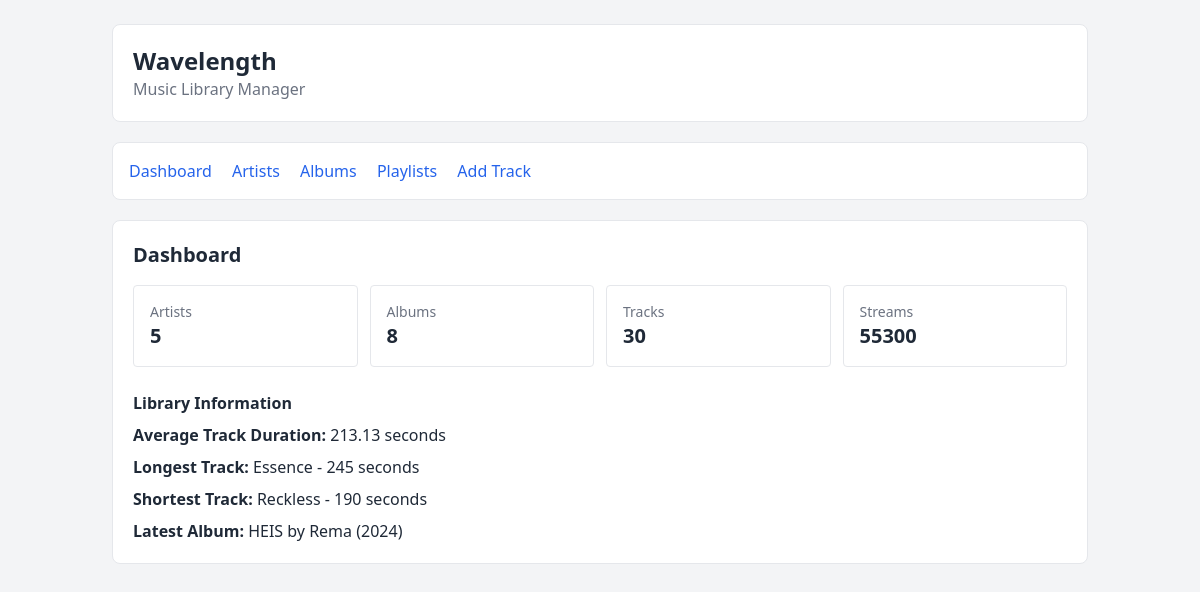
The page / on the database its author committed.
### tables this page shows
CREATE TABLE tracks (
    track_id INT AUTO_INCREMENT PRIMARY KEY,
    album_id INT NOT NULL,
    title VARCHAR(150) NOT NULL,
    duration_seconds INT,
    stream_count INT DEFAULT 0,

    CONSTRAINT fk_tracks_album
        FOREIGN KEY (album_id)
        REFERENCES albums(album_id)
);

CREATE TABLE albums (
    album_id INT AUTO_INCREMENT PRIMARY KEY,
    artist_id INT NOT NULL,
    title VARCHAR(150) NOT NULL,
    release_year YEAR,
    genre VARCHAR(50),

    CONSTRAINT fk_albums_artist
        FOREIGN KEY (artist_id)
        REFERENCES artists(artist_id)
);

CREATE TABLE artists (
    artist_id INT AUTO_INCREMENT PRIMARY KEY,
    name VARCHAR(100) NOT NULL,
    country VARCHAR(50)
);

### index.php (the view, shortened to what this page needs)
<?php
require_once 'db.php';
try {
    $artistCount = $pdo->query(
        "SELECT COUNT(*) FROM artists"
    )->fetchColumn();
    $albumCount = $pdo->query(
        "SELECT COUNT(*) FROM albums"
    )->fetchColumn();
    $trackCount = $pdo->query(
        "SELECT COUNT(*) FROM tracks"
    )->fetchColumn();
    $streamCount = $pdo->query(
        "SELECT COALESCE(SUM(stream_count), 0) FROM tracks"
    )->fetchColumn();
    $averageDuration = $pdo->query(
        "SELECT AVG(duration_seconds) FROM tracks"
    )->fetchColumn();
    $longestTrack = $pdo->query(
        "SELECT title, duration_seconds
         FROM tracks
         ORDER BY duration_seconds DESC
         LIMIT 1"
    )->fetch();
    $shortestTrack = $pdo->query(
        "SELECT title, duration_seconds
         FROM tracks
         ORDER BY duration_seconds ASC
         LIMIT 1"
    )->fetch();
    $latestAlbum = $pdo->query(
        "SELECT albums.title, albums.release_year,
                artists.name AS artist_name
         FROM albums
         INNER JOIN artists
         ON albums.artist_id = artists.artist_id
         ORDER BY albums.release_year DESC
         LIMIT 1"
    )->fetch();
} catch (PDOException $e) {
    die("Something went wrong while loading the dashboard.");
}
?>
<!DOCTYPE html>
<html lang="en">
<head>
    <script src="https://cdn.tailwindcss.com"></script>
</head>
<body class="bg-gray-100 text-gray-800">
    <div class="max-w-5xl mx-auto p-6">
        <div class="bg-white border rounded-lg p-5 mb-5">
            <h1 class="text-2xl font-bold">Wavelength</h1>
            <p class="text-gray-500">Music Library Manager</p>
        </div>
        <nav class="bg-white border rounded-lg p-4 mb-5">
            <a href="index.php"
               class="mr-4 text-blue-600 hover:underline">
                Dashboard
            </a>
            <a href="artists.php"
               class="mr-4 text-blue-600 hover:underline">
                Artists
            </a>
            <a href="albums.php"
               class="mr-4 text-blue-600 hover:underline">
                Albums
            </a>
            <a href="playlists.php"
               class="mr-4 text-blue-600 hover:underline">
                Playlists
            </a>
            <a href="add_track.php"
               class="text-blue-600 hover:underline">
                Add Track
            </a>
        </nav>
        <div class="bg-white border rounded-lg p-5">
            <h2 class="text-xl font-semibold mb-4">
                Dashboard
            </h2>
            <div class="grid grid-cols-2 md:grid-cols-4 gap-3 mb-6">
                <div class="border rounded p-4">
                    <p class="text-sm text-gray-500">Artists</p>
                    <p class="text-xl font-bold">
                        <?= htmlspecialchars($artistCount) ?>
                    </p>
                </div>
                <div class="border rounded p-4">
                    <p class="text-sm text-gray-500">Albums</p>
                    <p class="text-xl font-bold">
                        <?= htmlspecialchars($albumCount) ?>
                    </p>
                </div>
                <div class="border rounded p-4">
                    <p class="text-sm text-gray-500">Tracks</p>
                    <p class="text-xl font-bold">
                        <?= htmlspecialchars($trackCount) ?>
                    </p>
                </div>
                <div class="border rounded p-4">
                    <p class="text-sm text-gray-500">Streams</p>
                    <p class="text-xl font-bold">
                        <?= htmlspecialchars($streamCount) ?>
                    </p>
                </div>
            </div>
            <h3 class="font-semibold mb-2">
                Library Information
            </h3>
            <div class="space-y-2">
                <p>
                    <strong>Average Track Duration:</strong>
                    <?= htmlspecialchars(number_format((float)$averageDuration, 2)) ?>
                    seconds
                </p>
                <p>
                    <strong>Longest Track:</strong>
                    <?php if ($longestTrack): ?>
                        <?= htmlspecialchars($longestTrack['title']) ?>
                        -
                        <?= htmlspecialchars($longestTrack['duration_seconds']) ?>
                        seconds
                    <?php else: ?>
                        No tracks available.
                    <?php endif; ?>
                </p>
                <p>
                    <strong>Shortest Track:</strong>
                    <?php if ($shortestTrack): ?>
                        <?= htmlspecialchars($shortestTrack['title']) ?>
                        -
                        <?= htmlspecialchars($shortestTrack['duration_seconds']) ?>
                        seconds
                    <?php else: ?>
                        No tracks available.
                    <?php endif; ?>
                </p>
                <p>
                    <strong>Latest Album:</strong>
                    <?php if ($latestAlbum): ?>
                        <?= htmlspecialchars($latestAlbum['title']) ?>
                        by
                        <?= htmlspecialchars($latestAlbum['artist_name']) ?>
                        (<?= htmlspecialchars($latestAlbum['release_year']) ?>)
                    <?php else: ?>
                        No albums available.
                    <?php endif; ?>
                </p>
            </div>
        </div>
    </div>
</body>
</html>

### rows shown on the page
tracks: title "Essence", duration_seconds "245"
tracks: title "Reckless", duration_seconds "190"
albums: title "HEIS", artist.name "Rema", release_year "2024"

### other values the page prints
$artistCount "5"
$albumCount "8"
$trackCount "30"
$streamCount "55300"
$averageDuration "213.13"
